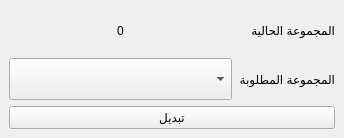
<?xml version="1.0" encoding="UTF-8"?>
<ui version="4.0">
 <class>Form</class>
 <widget class="QWidget" name="Form">
  <property name="geometry">
   <rect>
    <x>0</x>
    <y>0</y>
    <width>344</width>
    <height>138</height>
   </rect>
  </property>
  <property name="windowTitle">
   <string>تبديل المجموعة</string>
  </property>
  <layout class="QVBoxLayout" name="verticalLayout">
   <property name="spacing">
    <number>0</number>
   </property>
   <property name="margin">
    <number>0</number>
   </property>
   <item>
    <widget class="QWidget" name="widget" native="true">
     <layout class="QGridLayout" name="gridLayout">
      <item row="1" column="0">
       <widget class="QComboBox" name="comboBox">
        <property name="sizePolicy">
         <sizepolicy hsizetype="Expanding" vsizetype="Preferred">
          <horstretch>0</horstretch>
          <verstretch>0</verstretch>
         </sizepolicy>
        </property>
       </widget>
      </item>
      <item row="0" column="0">
       <widget class="QLabel" name="label_3">
        <property name="text">
         <string>0</string>
        </property>
        <property name="alignment">
         <set>Qt::AlignCenter</set>
        </property>
       </widget>
      </item>
      <item row="0" column="1">
       <widget class="QLabel" name="label">
        <property name="text">
         <string>المجموعة الحالية</string>
        </property>
       </widget>
      </item>
      <item row="1" column="1">
       <widget class="QLabel" name="label_2">
        <property name="text">
         <string>المجموعة المطلوبة</string>
        </property>
       </widget>
      </item>
      <item row="2" column="0" colspan="2">
       <widget class="QPushButton" name="pushButton">
        <property name="text">
         <string>تبديل</string>
        </property>
        <property name="icon">
         <iconset resource="../views/source.qrc">
          <normaloff>:/n/img/Recycling-104.png</normaloff>:/n/img/Recycling-104.png</iconset>
        </property>
        <property name="iconSize">
         <size>
          <width>30</width>
          <height>30</height>
         </size>
        </property>
       </widget>
      </item>
     </layout>
    </widget>
   </item>
  </layout>
 </widget>
 <resources>
  <include location="../views/source.qrc"/>
 </resources>
 <connections/>
</ui>
